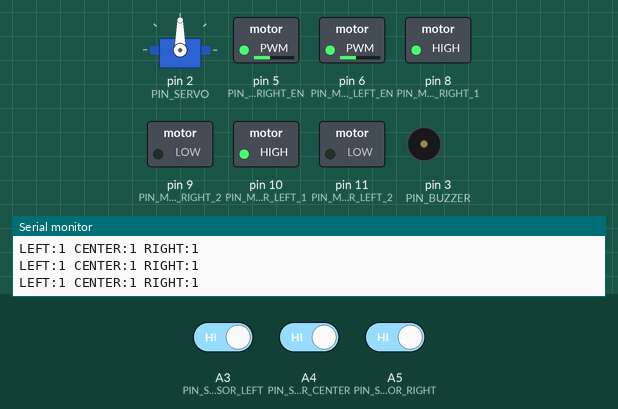
The sketch below on a simulated Arduino Uno, built with avr-gcc and run on an emulated ATmega328P. Parts: servo, switched loads named in the sketch (green lamp = pin HIGH), buzzer (waves = sounding), the last lines printed to the serial monitor. The test bench sets the inputs (shaded band); at power-on: A3 (PIN_SENSOR_LEFT) HIGH, A4 (PIN_SENSOR_CENTER) HIGH, A5 (PIN_SENSOR_RIGHT) HIGH.

Above: at 1.6 s.
1.7 s: A3 (PIN_SENSOR_LEFT) driven LOW
At 2.11 s:
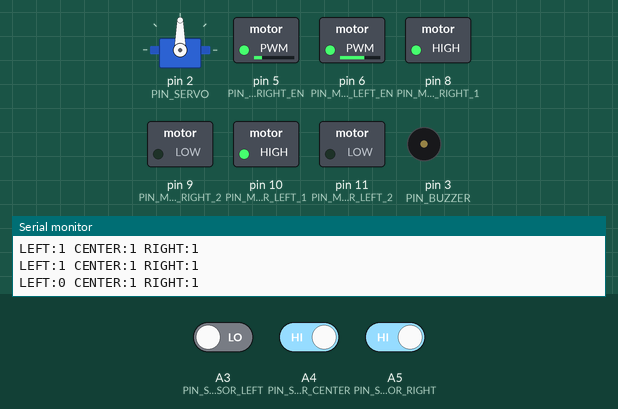
4.7 s: A4 (PIN_SENSOR_CENTER) driven LOW
At 5.12 s:
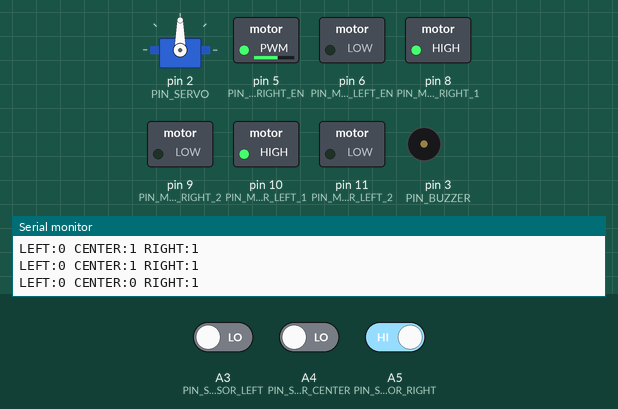
7.7 s: A5 (PIN_SENSOR_RIGHT) driven LOW
At 7.83 s:
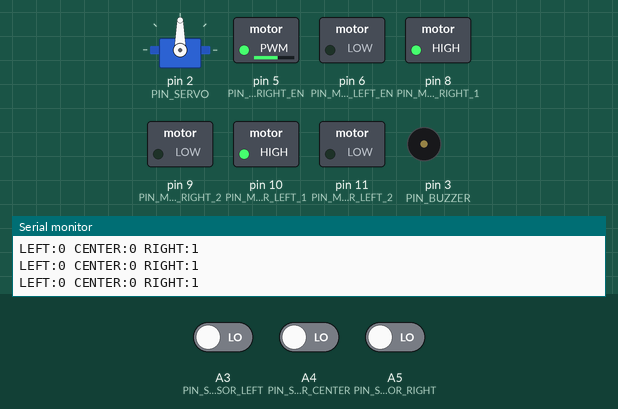
9.7 s: A3 (PIN_SENSOR_LEFT) driven HIGH
At 9.93 s:
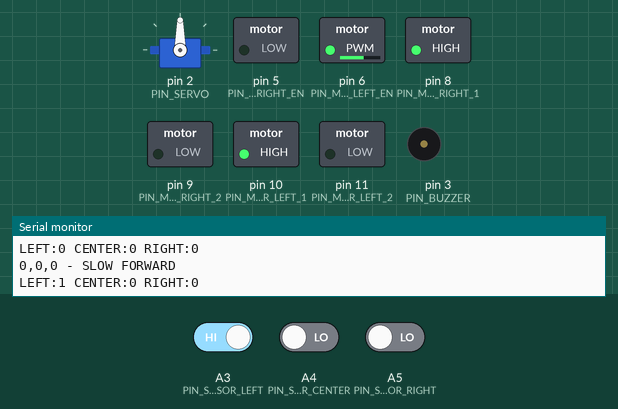
12.7 s: A4 (PIN_SENSOR_CENTER) driven HIGH
At 12.93 s:
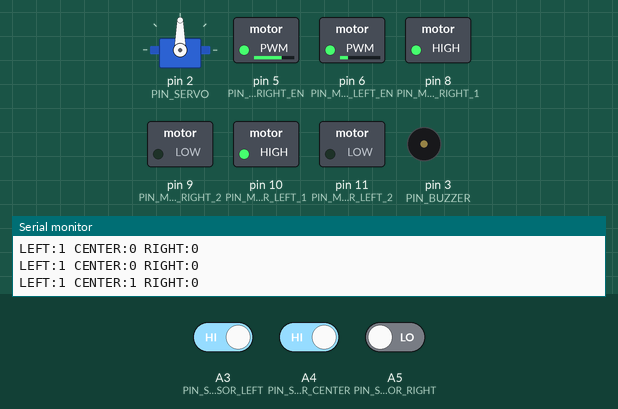
Timing chart, 0 to 16.7 s (numbered marks = the images above; inputs shaded):
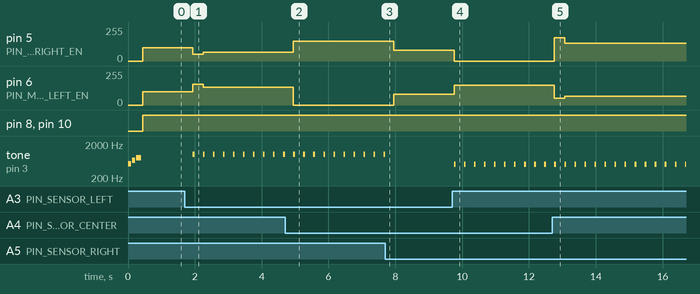

Measured:
- after the input at 1.7 s, pin 5 (PIN_MOTOR_RIGHT_EN): 100/255 → 50/255 after 0.24 s, → 65/255 0.30 s later; pin 6 (PIN_MOTOR_LEFT_EN): 100/255 → 155/255 after 0.24 s, → 135/255 0.30 s later; tone on pin 3 (PIN_BUZZER): alternates 1000 Hz for 0.05 s and silent for 0.25 s, starting after 0.24 s
- after the input at 4.7 s, pin 5 (PIN_MOTOR_RIGHT_EN): 65/255 → 150/255 after 0.25 s; pin 6 (PIN_MOTOR_LEFT_EN): 135/255 → 0/255 after 0.25 s
- after the input at 7.7 s, pin 5 (PIN_MOTOR_RIGHT_EN): 150/255 → 80/255 after 0.26 s; pin 6 (PIN_MOTOR_LEFT_EN): 0/255 → 80/255 after 0.26 s; tone on pin 3 (PIN_BUZZER): goes on until 7.7 s, then stays silent
- after the input at 9.7 s, pin 5 (PIN_MOTOR_RIGHT_EN): 80/255 → 0/255 after 0.06 s; pin 6 (PIN_MOTOR_LEFT_EN): 80/255 → 150/255 after 0.06 s; tone on pin 3 (PIN_BUZZER): alternates 500 Hz for 0.05 s and silent for 0.25 s, starting after 0.06 s
- after the input at 12.7 s, pin 5 (PIN_MOTOR_RIGHT_EN): 0/255 → 175/255 after 0.06 s, → 135/255 0.30 s later; pin 6 (PIN_MOTOR_LEFT_EN): 150/255 → 50/255 after 0.06 s, → 65/255 0.30 s later

The sketch:

RC_CAR_Line.ino
```cpp
/*
 * ============================================================================
 * 에듀이노 SmartCar - 라인 트레이서 (Line Tracer)
 * ============================================================================
 * 기능: 검정색 라인을 따라 자율 주행하는 스마트카
 * 버전: 3.0 (교육용 - 단순화)
 * ============================================================================
 */

#include <Servo.h>

// ============================================================================
// [설정값] - 이 값들만 수정하세요!
// ============================================================================

// ★★★ 가장 중요한 설정 ★★★
int SPEED = 100;              // 기본 속도 (50~150)
int LOOP_DELAY = 300;         // 센서 체크 속도 (낮을수록 빠름, 50~500)
int MOTOR_REVERSE = 1;        // 회전 방향 반전 (1: 반전, 0: 정상)

// ----- 핀 설정 -----
int PIN_MOTOR_RIGHT_EN = 5;   // 오른쪽 모터 PWM
int PIN_MOTOR_LEFT_EN  = 6;   // 왼쪽 모터 PWM
int PIN_MOTOR_RIGHT_1  = 8;   // 오른쪽 모터 방향1
int PIN_MOTOR_RIGHT_2  = 9;   // 오른쪽 모터 방향2
int PIN_MOTOR_LEFT_1   = 10;  // 왼쪽 모터 방향1
int PIN_MOTOR_LEFT_2   = 11;  // 왼쪽 모터 방향2

int PIN_SENSOR_LEFT   = A3;   // 왼쪽 라인 센서
int PIN_SENSOR_CENTER = A4;   // 중앙 라인 센서
int PIN_SENSOR_RIGHT  = A5;   // 오른쪽 라인 센서

int PIN_BUZZER = 3;           // 피에조 부저
int PIN_SERVO  = 2;           // 서보모터

// ----- 속도 세부 설정 -----
int SPEED_MAX       = 180;    // 최대 속도
int SPEED_MIN       = 50;     // 최소 속도 (회전 시 안쪽 바퀴)
int SPEED_TURN_FAST = 150;    // 급회전 바깥 바퀴
int SPEED_TURN_SLOW = 0;      // 급회전 안쪽 바퀴

// ----- PID 설정 -----
float PID_KP = 35.0;          // 비례 게인 (높일수록 회전 크게)
float PID_KI = 0.0;           // 적분 게인
float PID_KD = 20.0;          // 미분 게인

// ----- 시스템 설정 -----
int DEBUG_MODE = 1;           // 1: 시리얼 출력 ON, 0: OFF
int LOST_COUNT_MAX = 30;      // 라인 이탈 허용 횟수 (높일수록 더 오래 직진)
int LOST_SPEED = 80;          // 0,0,0 일 때 직진 속도 (라인 찾기용)

// ----- 서보 설정 -----
int SERVO_CENTER = 90;        // 중앙 각도
int SERVO_LEFT   = 135;       // 왼쪽 각도
int SERVO_RIGHT  = 45;        // 오른쪽 각도
int SERVO_DELAY  = 500;       // 서보 이동 딜레이

// ============================================================================
// [전역 변수]
// ============================================================================

// 센서값 (0 또는 1)
int sensorLeft   = 0;
int sensorCenter = 0;
int sensorRight  = 0;

// 이전 센서값 저장
int prevLeft   = 1;
int prevCenter = 1;
int prevRight  = 1;

// 라인 이탈 카운터
int lostCount = 0;

// PID 변수
int pidLastError = 0;
int pidIntegral  = 0;

// 서보모터
Servo servoMotor;
unsigned long lastServoTime = 0;
int servoSweepState = 0;      // 0:중앙, 1:왼쪽, 2:오른쪽

// ============================================================================
// [setup 함수]
// ============================================================================

void setup() {
  // 모터 핀 설정
  pinMode(PIN_MOTOR_RIGHT_EN, OUTPUT);
  pinMode(PIN_MOTOR_LEFT_EN, OUTPUT);
  pinMode(PIN_MOTOR_RIGHT_1, OUTPUT);
  pinMode(PIN_MOTOR_RIGHT_2, OUTPUT);
  pinMode(PIN_MOTOR_LEFT_1, OUTPUT);
  pinMode(PIN_MOTOR_LEFT_2, OUTPUT);

  // 부저 핀 설정
  pinMode(PIN_BUZZER, OUTPUT);

  // 서보모터 설정
  servoMotor.attach(PIN_SERVO);
  servoMotor.write(SERVO_CENTER);

  // 시리얼 통신 시작
  Serial.begin(9600);
  Serial.println("=== Line Tracer Start ===");
  Serial.print("SPEED: ");
  Serial.println(SPEED);

  // 시작음
  playStartSound();
}

// ============================================================================
// [loop 함수]
// ============================================================================

void loop() {
  // 1. 센서 읽기
  readSensors();

  // 2. 센서값 출력 (디버그)
  if (DEBUG_MODE == 1) {
    printSensorValues();
  }

  // 3. 라인 이탈 체크 (0,0,0)
  if (sensorLeft == 0 && sensorCenter == 0 && sensorRight == 0) {
    // 라인 이탈!
    lostCount++;

    if (lostCount > LOST_COUNT_MAX) {
      // 완전 이탈 - 정지 및 서보 흔들기
      motorStop();
      buzzerWarning();
      servoSearchLine();  // 2초마다 서보 좌우 흔들기

      if (DEBUG_MODE == 1) {
        Serial.println("LINE LOST - SEARCHING");
      }
    } else {
      // ★ 사각지대: 조금 직진하면서 라인 찾기 ★
      motorDrive(LOST_SPEED, LOST_SPEED, 1, 1);

      if (DEBUG_MODE == 1) {
        Serial.println("0,0,0 - SLOW FORWARD");
      }
    }
  } else {
    // 라인 감지됨 - 정상 주행
    lostCount = 0;
    lastServoTime = 0;
    servoMotor.write(SERVO_CENTER);
    followLine();
  }

  // 4. 현재 센서값 저장
  prevLeft   = sensorLeft;
  prevCenter = sensorCenter;
  prevRight  = sensorRight;

  delay(LOOP_DELAY);
}

// ============================================================================
// [센서 함수]
// ============================================================================

void readSensors() {
  sensorLeft   = digitalRead(PIN_SENSOR_LEFT);
  sensorCenter = digitalRead(PIN_SENSOR_CENTER);
  sensorRight  = digitalRead(PIN_SENSOR_RIGHT);
}

void printSensorValues() {
  Serial.print("LEFT:");
  Serial.print(sensorLeft);
  Serial.print(" CENTER:");
  Serial.print(sensorCenter);
  Serial.print(" RIGHT:");
  Serial.println(sensorRight);
}

// ============================================================================
// [라인 추적 함수]
// ============================================================================

void followLine() {
  // 에러값 계산
  int error = calculateError();

  // 센서 조합별 처리
  if (sensorLeft == 0 && sensorCenter == 1 && sensorRight == 0) {
    // 0 1 0: 직진
    motorPID(error);
    buzzerOff();
  }
  else if (sensorLeft == 0 && sensorCenter == 1 && sensorRight == 1) {
    // 0 1 1: 약간 우회전
    motorPID(error);
    buzzerRight();
  }
  else if (sensorLeft == 0 && sensorCenter == 0 && sensorRight == 1) {
    // 0 0 1: 급우회전
    motorSharpTurn(1);  // 1 = 우회전
    buzzerRight();
  }
  else if (sensorLeft == 1 && sensorCenter == 1 && sensorRight == 0) {
    // 1 1 0: 약간 좌회전
    motorPID(error);
    buzzerLeft();
  }
  else if (sensorLeft == 1 && sensorCenter == 0 && sensorRight == 0) {
    // 1 0 0: 급좌회전
    motorSharpTurn(0);  // 0 = 좌회전
    buzzerLeft();
  }
  else if (sensorLeft == 1 && sensorCenter == 1 && sensorRight == 1) {
    // 1 1 1: 교차로 - 직진
    motorPID(0);
    buzzerOff();
  }
  else if (sensorLeft == 1 && sensorCenter == 0 && sensorRight == 1) {
    // 1 0 1: T자 교차로
    motorPID(0);
    buzzerOff();
  }
}

int calculateError() {
  if (sensorLeft == 0 && sensorCenter == 1 && sensorRight == 0) {
    return 0;   // 정중앙
  }
  else if (sensorLeft == 0 && sensorCenter == 1 && sensorRight == 1) {
    return 1;   // 약간 오른쪽
  }
  else if (sensorLeft == 0 && sensorCenter == 0 && sensorRight == 1) {
    return 2;   // 많이 오른쪽
  }
  else if (sensorLeft == 1 && sensorCenter == 1 && sensorRight == 0) {
    return -1;  // 약간 왼쪽
  }
  else if (sensorLeft == 1 && sensorCenter == 0 && sensorRight == 0) {
    return -2;  // 많이 왼쪽
  }
  return 0;
}

// ============================================================================
// [모터 제어 함수]
// ============================================================================

void motorPID(int error) {
  // PID 계산
  pidIntegral += error;
  pidIntegral = constrain(pidIntegral, -50, 50);

  int derivative = error - pidLastError;
  int correction = (PID_KP * error) + (PID_KI * pidIntegral) + (PID_KD * derivative);

  pidLastError = error;

  // 속도 계산 (MOTOR_REVERSE로 방향 조절)
  int leftSpeed;
  int rightSpeed;

  if (MOTOR_REVERSE == 1) {
    // 반전 모드
    leftSpeed  = SPEED + correction;
    rightSpeed = SPEED - correction;
  } else {
    // 정상 모드
    leftSpeed  = SPEED - correction;
    rightSpeed = SPEED + correction;
  }

  // 속도 제한
  leftSpeed  = constrain(leftSpeed, SPEED_MIN, SPEED_MAX);
  rightSpeed = constrain(rightSpeed, SPEED_MIN, SPEED_MAX);

  // 모터 구동
  motorDrive(leftSpeed, rightSpeed, 1, 1);
}

void motorSharpTurn(int turnRight) {
  if (MOTOR_REVERSE == 1) {
    // 반전 모드
    if (turnRight == 1) {
      motorDrive(SPEED_TURN_SLOW, SPEED_TURN_FAST, 1, 1);  // 우회전
    } else {
      motorDrive(SPEED_TURN_FAST, SPEED_TURN_SLOW, 1, 1);  // 좌회전
    }
  } else {
    // 정상 모드
    if (turnRight == 1) {
      motorDrive(SPEED_TURN_FAST, SPEED_TURN_SLOW, 1, 1);  // 우회전
    } else {
      motorDrive(SPEED_TURN_SLOW, SPEED_TURN_FAST, 1, 1);  // 좌회전
    }
  }
}

void motorStop() {
  analogWrite(PIN_MOTOR_LEFT_EN, 0);
  analogWrite(PIN_MOTOR_RIGHT_EN, 0);
}

void motorDrive(int leftSpeed, int rightSpeed, int leftForward, int rightForward) {
  // 왼쪽 모터 방향
  if (leftForward == 1) {
    digitalWrite(PIN_MOTOR_LEFT_1, HIGH);
    digitalWrite(PIN_MOTOR_LEFT_2, LOW);
  } else {
    digitalWrite(PIN_MOTOR_LEFT_1, LOW);
    digitalWrite(PIN_MOTOR_LEFT_2, HIGH);
  }

  // 오른쪽 모터 방향
  if (rightForward == 1) {
    digitalWrite(PIN_MOTOR_RIGHT_1, HIGH);
    digitalWrite(PIN_MOTOR_RIGHT_2, LOW);
  } else {
    digitalWrite(PIN_MOTOR_RIGHT_1, LOW);
    digitalWrite(PIN_MOTOR_RIGHT_2, HIGH);
  }

  // 속도 설정
  analogWrite(PIN_MOTOR_LEFT_EN, leftSpeed);
  analogWrite(PIN_MOTOR_RIGHT_EN, rightSpeed);
}

// ============================================================================
// [서보모터 함수]
// ============================================================================

void servoSearchLine() {
  unsigned long currentTime = millis();

  // 2초(2000ms)마다 서보 흔들기
  if (currentTime - lastServoTime >= 2000 || lastServoTime == 0) {
    lastServoTime = currentTime;

    // 빠르게 좌우로 흔들기
    servoMotor.write(SERVO_LEFT);
    delay(SERVO_DELAY);
    servoMotor.write(SERVO_CENTER);
    delay(SERVO_DELAY);
    servoMotor.write(SERVO_RIGHT);
    delay(SERVO_DELAY);
    servoMotor.write(SERVO_CENTER);

    if (DEBUG_MODE == 1) {
      Serial.println("SERVO SWEEP!");
    }
  }
}

// ============================================================================
// [부저 함수]
// ============================================================================

void buzzerLeft() {
  tone(PIN_BUZZER, 500, 50);   // 낮은 음
}

void buzzerRight() {
  tone(PIN_BUZZER, 1000, 50);  // 높은 음
}

void buzzerWarning() {
  tone(PIN_BUZZER, 2000, 200); // 경고음
}

void buzzerOff() {
  noTone(PIN_BUZZER);
}

void playStartSound() {
  tone(PIN_BUZZER, 523, 100);  // 도
  delay(120);
  tone(PIN_BUZZER, 659, 100);  // 미
  delay(120);
  tone(PIN_BUZZER, 784, 150);  // 솔
  delay(200);
  noTone(PIN_BUZZER);
}
```
